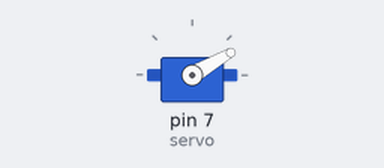
Bench run of a sketch on a simulated Arduino Uno, built with avr-gcc and run on an emulated ATmega328P. Parts: servo.

Above: at 1.1 s.
At 2.1 s:
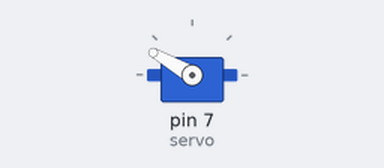
At 3.1 s:
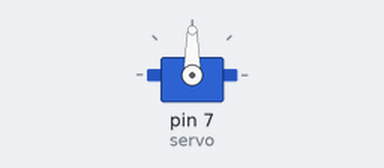
Timing chart, 0 to 4.6 s (numbered marks = the images above):
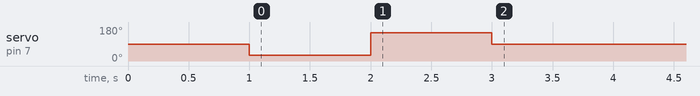

The sketch:

sorter.ino
```cpp
#include <Servo.h>

int v = 90;
Servo servo;

void setup() {
    servo.attach(7);

    servo.write(90);
    delay(1000);
    servo.write(30);
    delay(1000);
    servo.write(150);
    delay(1000);
    servo.write(90);

    Serial.begin(115200);
}

void loop() {
    bool skip = false;

    while (Serial.available()) {
        char c = Serial.read();

        switch(c) {
            case 'R':
                servo.write(150);
                break;
            case 'G':
                servo.write(30);
                break;
            default:
                skip = true;
                break;
        }

        delay(500);

        servo.write(90);
    }
}
```

Measured:
- by itself, servo on pin 7 (servo): 90° → 30° at 1.0 s, → 150° 1.0 s later, → 90° 1.0 s later
